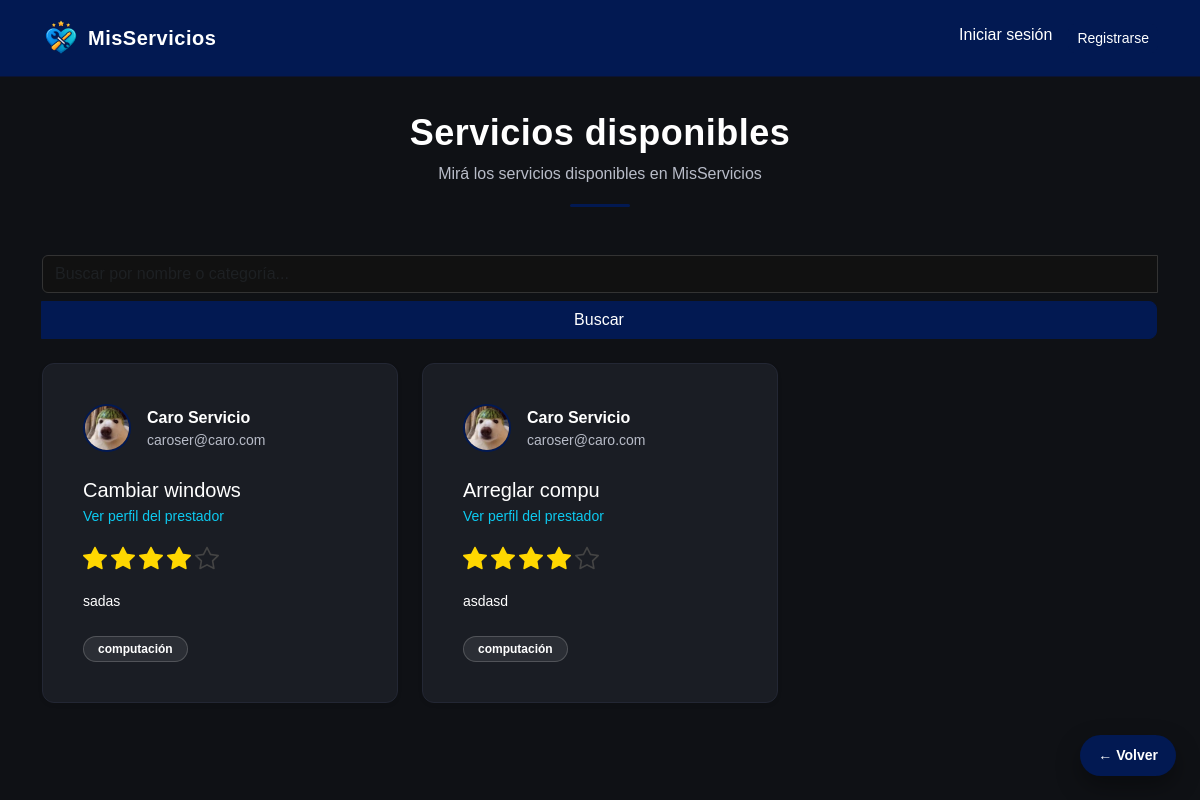
Screenshot of /servicios with the database file from the repository.
### models.py (models this page shows, shortened)
class Servicio(db.Model):
    __tablename__ = 'servicios'
    id = db.Column(db.Integer, primary_key=True)
    titulo = db.Column(db.String(100), nullable=False)
    descripcion = db.Column(db.Text, nullable=False)
    categoria = db.Column(db.String(50), nullable=False)
    usuario_id = db.Column(
        db.Integer,
        db.ForeignKey('usuarios.id'),
        nullable=False
    )
    usuario = db.relationship('Usuario', backref='servicios', lazy=True)
    calificaciones = db.relationship(
        'Calificacion',
        backref='servicio',
        lazy=True,
        cascade='all, delete-orphan'
    )

class Usuario(UserMixin, db.Model):
    __tablename__ = 'usuarios'
    id = db.Column(db.Integer, primary_key=True)
    nombre = db.Column(db.String(100), nullable=False)
    email = db.Column(db.String(120), unique=True, nullable=False)
    password = db.Column(db.String(255), nullable=False)
    rol = db.Column(db.String(20), nullable=False)
    imagen = db.Column(db.String(200))
    calificaciones = db.relationship('Calificacion', backref='cliente', lazy=True)
    def promedio_estrellas(self):
        total = 0
        cantidad = 0
        for servicio in self.servicios:
            for c in servicio.calificaciones:
                promedio_c = (c.precio + c.calidad + c.amabilidad) / 3
                total += promedio_c
                cantidad += 1
        if cantidad == 0:
            return None
        return round(total / cantidad, 1)

### app.py (the view)
@app.route('/servicios')
def servicios():
    query = request.args.get('q', '')
    todos = Servicio.query.all()
    if query:
        query_norm = normalizar(query)
        servicios_filtrados = []
        for s in todos:
            titulo = normalizar(s.titulo)
            categoria = normalizar(s.categoria)
            if query_norm in titulo or query_norm in categoria:
                servicios_filtrados.append(s)
        servicios = servicios_filtrados
    else:
        servicios = todos
    return render_template('servicios.html', servicios=servicios, query=query)

### templates/servicios.html (shortened to what this page needs)
{% extends "base.html" %}
{% block page_header %}
    {% set titulo = "Servicios disponibles" %}
    {% set subtitulo = "Mirá los servicios disponibles en MisServicios" %}
    {% include "components/page_header.html" %}
{% endblock %}
{% block content %}
<form onsubmit="return false;" class="mb-4">
    <div class="input-group flex-column flex-sm-row gap-2">
        <input
            type="text"
            id="buscador"
            name="q"
            class="form-control"
            placeholder="Buscar por nombre o categoría..."
            value="{{ query }}"
            autocomplete="off"
        >
        <button class="btn btn-primary w-100 w-sm-auto">
            Buscar
        </button>
    </div>
</form>
<div class="row g-4" id="contenedor-servicios">
    {% include "components/_cards_servicios.html" %}
</div>
{% endblock %}

### templates/components/_cards_servicios.html (shortened to what this page needs)
{% from "components/estrellas.html" import render_estrellas %}
{% for servicio in servicios %}
<div class="col-12 col-sm-6 col-lg-4 mb-4">
    <div class="card shadow-sm h-100">
        <div class="card-body d-flex flex-column">
            <div class="prestador-info d-flex align-items-center gap-3 flex-wrap">
                {% if servicio.usuario.imagen %}
                    <img
                        src="{{ url_for('static', filename='uploads/' + servicio.usuario.imagen) }}"
                        class="prestador-avatar"
                    >
                {% else %}
                    <div class="prestador-avatar-placeholder">
                        {{ servicio.usuario.nombre[0] }}
                    </div>
                {% endif %}
                <div class="flex-grow-1">
                    <div class="prestador-nombre fw-bold">
                        {{ servicio.usuario.nombre }}
                    </div>
                    <div class="prestador-email small text-muted">
                        {{ servicio.usuario.email }}
                    </div>
                </div>
            </div>
            <h5 class="card-title mt-3 mb-1">
                {{ servicio.titulo }}
            </h5>
            <a href="{{ url_for('perfil_prestador', usuario_id=servicio.usuario_id) }}"
               class="text-decoration-none text-info small mb-2">
               Ver perfil del prestador
            </a>
            <div class="mb-2">
                {% if servicio.usuario.promedio_estrellas() %}
                    {{ render_estrellas(servicio.usuario.promedio_estrellas()) }}
                {% else %}
                    <span class="text-muted small">Sin calificaciones</span>
                {% endif %}
            </div>
            <p class="card-text small flex-grow-1">
                {{ servicio.descripcion }}
            </p>
            <div class="mt-2">
                <span class="badge bg-primary">
                    {{ servicio.categoria }}
                </span>
            </div>
        </div>
    </div>
</div>
{% else %}
<div class="col-12">
    <p class="text-muted text-center">
        No hay servicios publicados aún.
    </p>
</div>
{% endfor %}

### templates/components/estrellas.html (shortened to what this page needs)
{% macro render_estrellas(promedio) %}
    {% set enteras = promedio|int %}
    {% set media = 1 if promedio - enteras >= 0.5 else 0 %}
    {% set vacias = 5 - enteras - media %}
    <div class="estrellas estrellas-card">
        {% for _ in range(enteras) %}
            <i class="bi bi-star-fill estrella activa"></i>
        {% endfor %}
        {% for _ in range(vacias) %}
            <i class="bi bi-star estrella"></i>
        {% endfor %}
    </div>
{% endmacro %}

### static/css/styles.css (style rules this page uses)
:root { --primary-color: #021952; --primary-hover: #04307a; --bg-dark: #0f1115; --card-dark: #1a1d24; --text-light: #ffffff; --text-muted: #b8bcc8; }
body { margin: 0; font-family: Arial, Helvetica, sans-serif; background-color: var(--bg-dark); color: var(--text-light); }
.btn-primary { background-color: var(--primary-color); border-color: var(--primary-color); border-radius: 8px; }
.card { background-color: var(--card-dark); border-radius: 12px; border: 1px solid #232734; color: #fff; width: 100%; padding: 20px; }
.prestador-info { display: flex; align-items: center; gap: 10px; margin-bottom: 10px; flex-wrap: wrap; }
.prestador-avatar, .prestador-avatar-placeholder { width: 48px; height: 48px; border-radius: 50%; }
.prestador-avatar { object-fit: cover; border: 2px solid var(--primary-color); }
.text-muted { color: var(--text-muted) !important; }
.input-group input { background: #111; color: white; border: 1px solid #333; }
.badge.bg-primary { background-color: rgba(255,255,255,0.08) !important; border: 1px solid rgba(255,255,255,0.18); border-radius: 20px; padding: 6px 14px; }
.estrellas { display: inline-flex; gap: 4px; font-size: 22px; }
.estrella.activa { color: #FFD700; }
@media (min-width: 768px) { .card { padding: 22px; } }
@media (min-width: 1024px) { .card { padding: 24px; } }
.estrellas-card { font-size: 20px; margin: 6px 0; }
@media (min-width: 768px) { .estrellas-card { font-size: 22px; } }
@media (min-width: 1024px) { .estrellas-card { font-size: 24px; } }
.estrella { color: #444; }

### rows the page displays
Servicio: imagen (picture), usuario.nombre "Caro Servicio", usuario.email "caroser@caro.com", titulo "Cambiar windows", descripcion "sadas", categoria "computación"
Servicio: imagen (picture), usuario.nombre "Caro Servicio", usuario.email "caroser@caro.com", titulo "Arreglar compu", descripcion "asdasd", categoria "computación"

### other values shown
{{ titulo }} "Servicios disponibles"
{{ subtitulo }} "Mirá los servicios disponibles en MisServicios"
